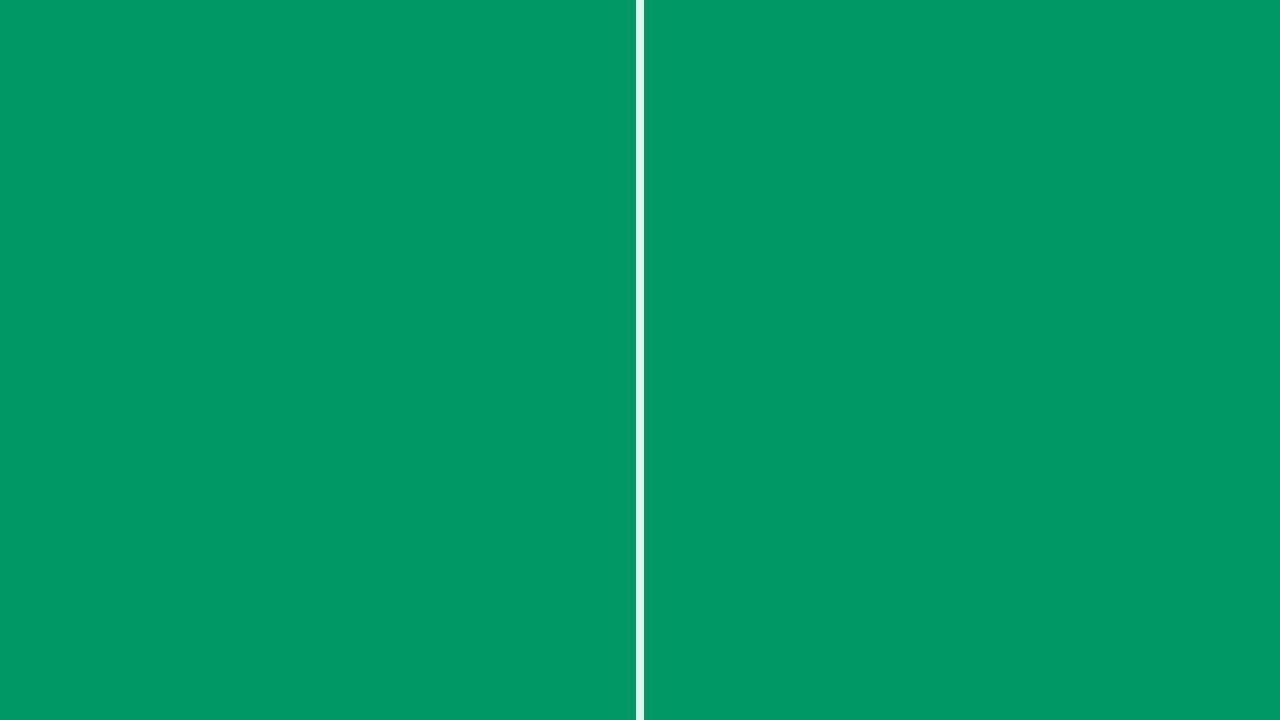
#> input picture imagenes/fondo.jpg, 1280 x 720 px, given in place of the camera
$ python calibrate.py
#> lines starting #> are read from the running program, lines starting #| are printed output that depends on the picture; after the words box and inside, x2 and y2 are one past the last pixel; in counts of white or black regions, pixels touching at a corner belong together
import cv2 as cv
import numpy as np
cap = cv.VideoCapture(0)

def nothing(x):
    pass

#Creamos una ventana llamada 'image' en la que habra todos los sliders
cv.namedWindow('image')
cv.createTrackbar('Hue Minimo','image',0,255,nothing)
#> slider 'Hue Minimo' is set to 51
cv.createTrackbar('Hue Maximo','image',0,255,nothing)
#> slider 'Hue Maximo' is set to 255
cv.createTrackbar('Saturation Minimo','image',0,255,nothing)
#> slider 'Saturation Minimo' is set to 51
cv.createTrackbar('Saturation Maximo','image',0,255,nothing)
#> slider 'Saturation Maximo' is set to 255
cv.createTrackbar('Value Minimo','image',0,255,nothing)
#> slider 'Value Minimo' is set to 51
cv.createTrackbar('Value Maximo','image',0,255,nothing)
#> slider 'Value Maximo' is set to 255

while(True):
    _ , frame = cap.read()
#> frame is the input picture: shape (720, 1280, 3); mean B, G, R 101.8, 152.6, 1.4
    hsv = cv.cvtColor(frame, cv.COLOR_BGR2HSV)
#> hsv: shape (720, 1280, 3); mean H, S, V 80, 253.4, 152.6

    hMin = cv.getTrackbarPos('Hue Minimo','image')
    hMax = cv.getTrackbarPos('Hue Maximo','image')
    sMin = cv.getTrackbarPos('Saturation Minimo','image')
    sMax = cv.getTrackbarPos('Saturation Maximo','image')
    vMin = cv.getTrackbarPos('Value Minimo','image')
    vMax = cv.getTrackbarPos('Value Maximo','image')

    lower_blue = np.array([hMin,sMin,vMin])
    upper_blue = np.array([hMax,sMax,vMax])

    mask = cv.inRange(hsv, lower_blue,upper_blue )
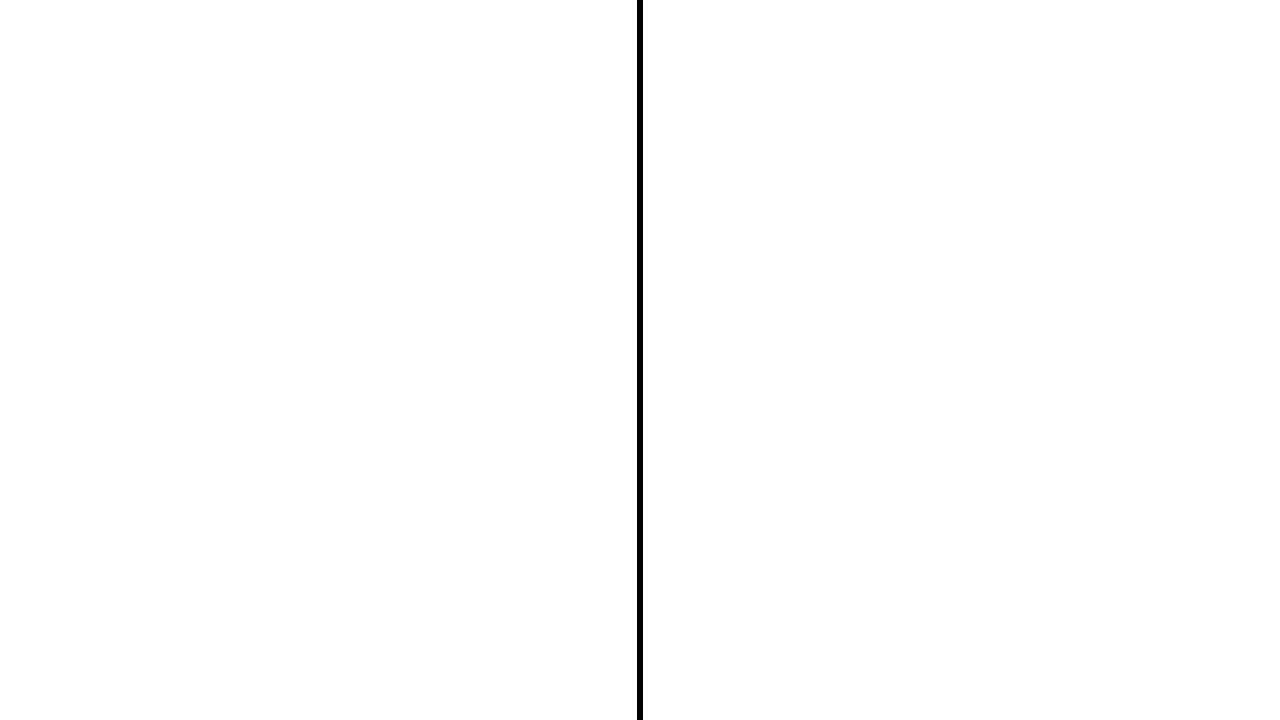
#> mask: shape (720, 1280); 99.5% white; 1 black region, box (x1, y1, x2, y2) and area: (637, 0, 643, 720) 4320

    filtro1 = cv.erode(mask, cv.getStructuringElement(cv.MORPH_RECT,(3,3)), iterations=1)
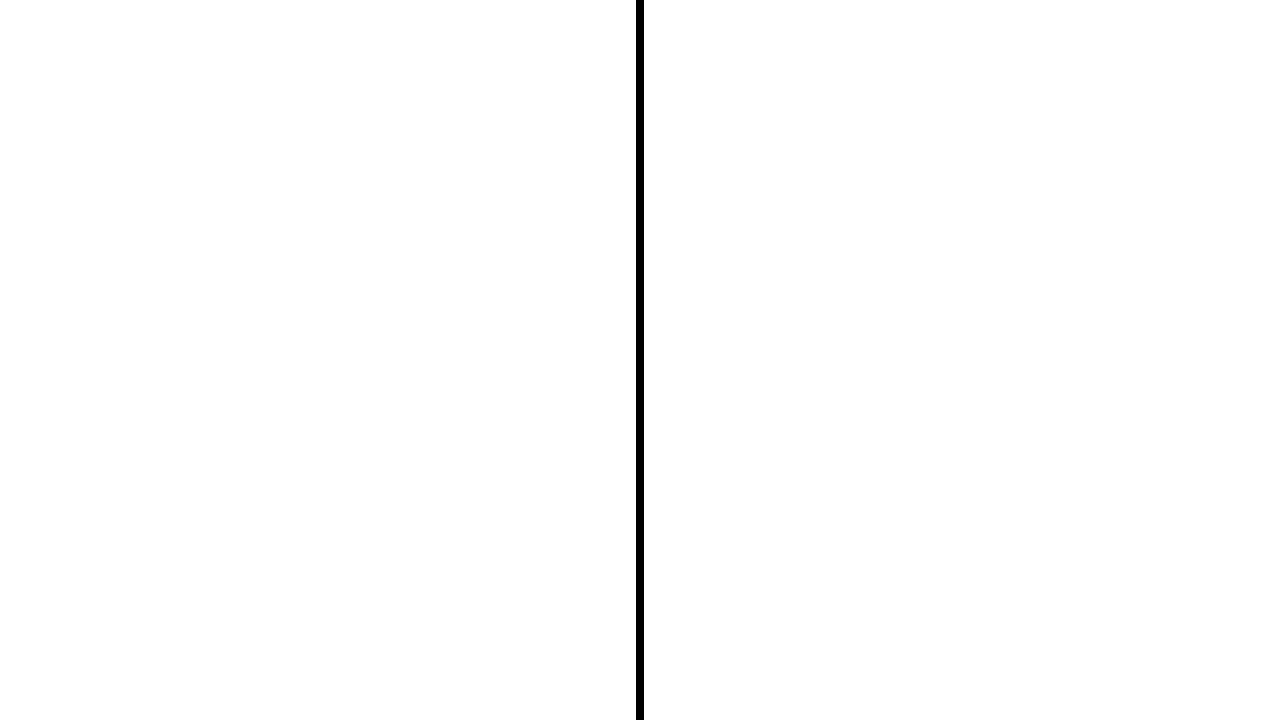
#> filtro1: shape (720, 1280); 99.4% white; 1 black region, box (x1, y1, x2, y2) and area: (636, 0, 644, 720) 5760
    filtro2 = cv.erode(filtro1, cv.getStructuringElement(cv.MORPH_RECT,(5,5)), iterations=1)
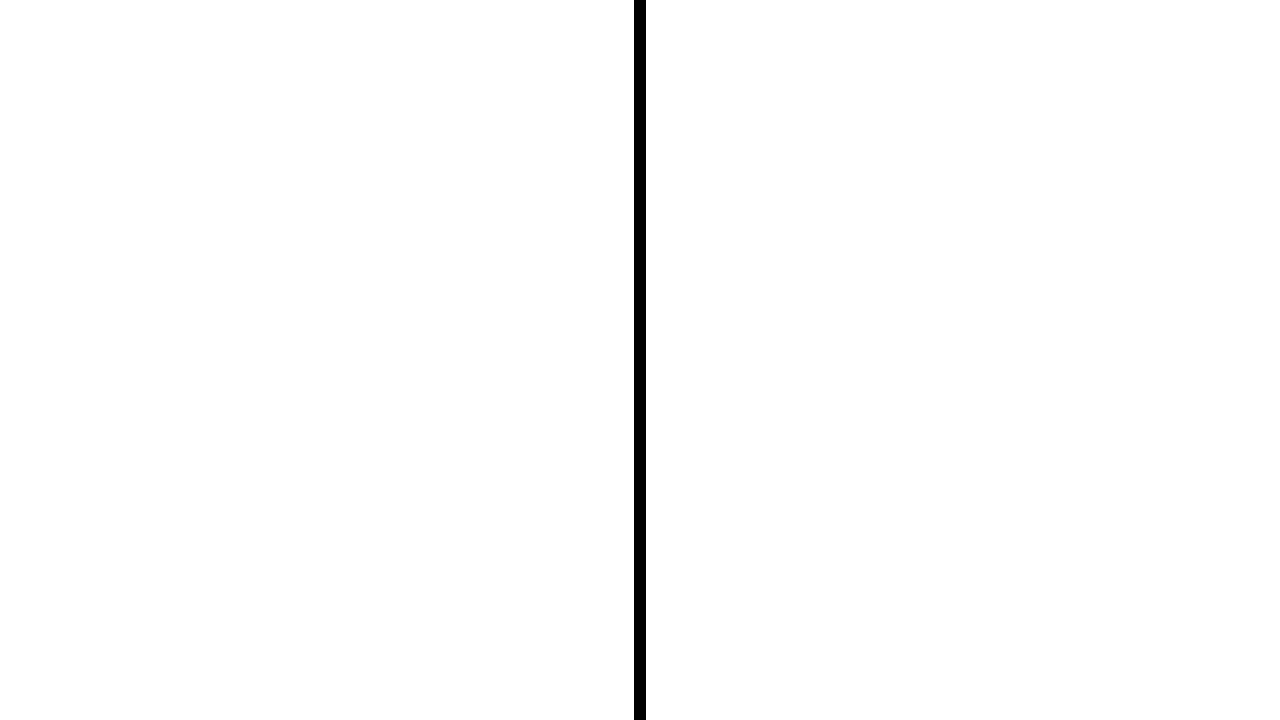
#> filtro2: shape (720, 1280); 99.1% white; 1 black region, box (x1, y1, x2, y2) and area: (634, 0, 646, 720) 8640

    objct = cv.moments(filtro2)
#> objct = moments, m00 232804800, centre m10/m00, m01/m00 = (639.5, 359.5)
    if objct['m00'] > 50000:
        cx = int(objct['m10']/objct['m00'])
#> cx = 639
        cy = int(objct['m01']/objct['m00'])
#> cy = 359
        cv.circle(frame, (cx,cy), 10, (0,0,255), 4)
#> frame: shape (720, 1280, 3); 0.03% of pixels changed, all inside (x1, y1, x2, y2) = (627, 347, 652, 372)

    cv.imshow('original', frame)
    cv.imshow('azul', filtro2)
    k = cv.waitKey(5)
#> (key Esc is pressed here)
    if k == 27:
        break
cap.release()
cv.destroyAllWindows()
